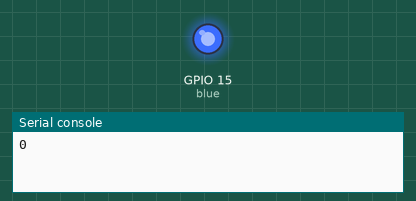
Bench run of a program on a simulated ESP32 board running MicroPython. Shown: output pins drawn as LEDs (lit = HIGH), the last lines printed to the serial console. At 25.5 s the program stops and its outputs stay as they are.

Above: at 0.05 s.
At 8.5 s:
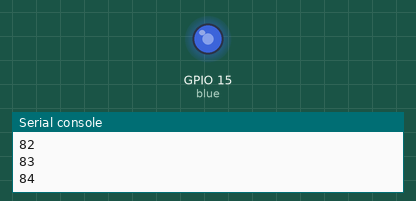
At 17.07 s:
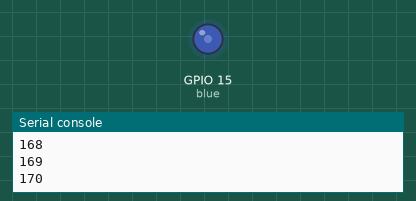
At 25.6 s:
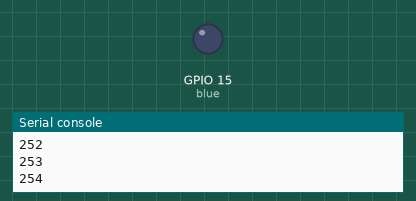
Timing chart, 0 to 27.0 s (numbered marks = the images above):
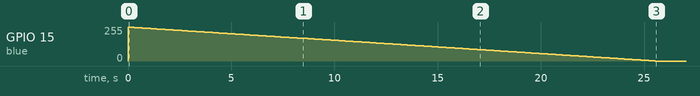

The program:

main_example.py
```python
# 灯会慢慢点亮
from machine import Pin, PWM
import time

blue = PWM(Pin(15), freq=1000, duty=1023)
for i in range(255):
    print(i)
    blue.duty((255 - i) * 4)
    time.sleep_ms(100)
blue.deinit()
```

Measured:
- by itself, GPIO 15 (blue): 0/255 → 254/255 at 0.00 s, → 253/255 0.10 s later, → 252/255 0.10 s later, → 251/255 0.10 s later, … (255 changes in this stretch)
